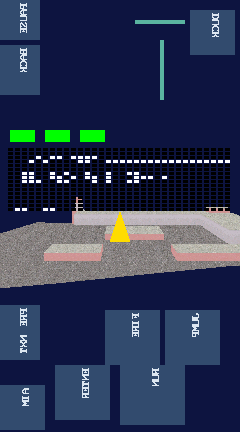
#> input picture m7/pass/initial.png, 240 x 432 px; its folder holds 6 pictures in this run
$ python verify.py
#> lines starting #> are read from the running program, lines starting #| are printed output that depends on the picture
#!/usr/bin/env python3
"""Decode screenshot telemetry and assert the M7 reduced-viewer input gate."""
from pathlib import Path
import json
from PIL import Image,ImageChops
root=Path(__file__).resolve().parent/'pass'
fields=['touch_events','hid_reports','player_x16','player_z16','yaw100','pitch100','rw_live','os_free','rw_peak','errors','allocation_failures','bt_state','cross','left_x','left_y','frame']
def read(name):
#> called with name = 'initial'
 im=Image.open(root/(name+'.png')).convert('RGB')
#> im is the input picture: PIL image 240x432 RGB; mean R, G, B 45.1, 55.3, 83.8
 d={'file':name+'.png'}
 for r,k in enumerate(fields):
  v=sum((im.getpixel((10+i*7,149+r*4))[0]>128)<<i for i in range(32))
  if k in ['player_x16','player_z16','yaw100','pitch100'] and v>=2**31:v-=2**32
  d[k]=v
#> this loop made 16 passes
#> v on passes 1 to 12: 0, 0, 7888, -13272, 0, 0, 411980, 6052556, 414108, 0, 0, 0
#> after the loop, d = 17 items
 return d
names=['initial','before','touch-moved','touch-camera']+[p.stem for p in sorted(root.glob('vcinput-*.png'),key=lambda p:int(p.stem.split('-')[-1]))]
rows=[read(n) for n in names]
#> call 2 of read, with name = 'before'
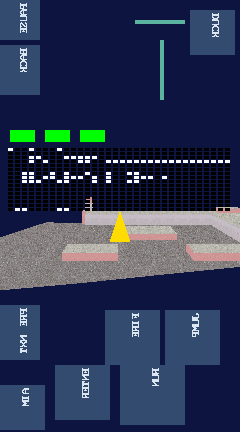
#> input picture m7/pass/before.png, 240 x 432 px
#> in read, im is the input picture: PIL image 240x432 RGB; mean R, G, B 45.3, 55.5, 83.9
#> the loop in read (call 2), `for r,k in enumerate(fields):` made 16 passes
#> call 3 of read, with name = 'touch-moved'
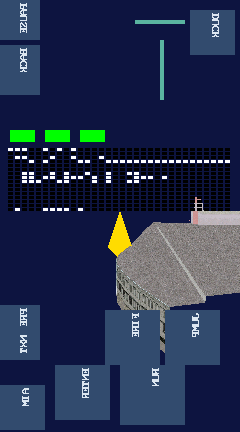
#> input picture m7/pass/touch-moved.png, 240 x 432 px
#> in read, im is the input picture: PIL image 240x432 RGB; mean R, G, B 38, 49.5, 79.2
#> the loop in read (call 3), `for r,k in enumerate(fields):` made 16 passes
#> (the run stopped early here; a loop or call above may not have finished)
